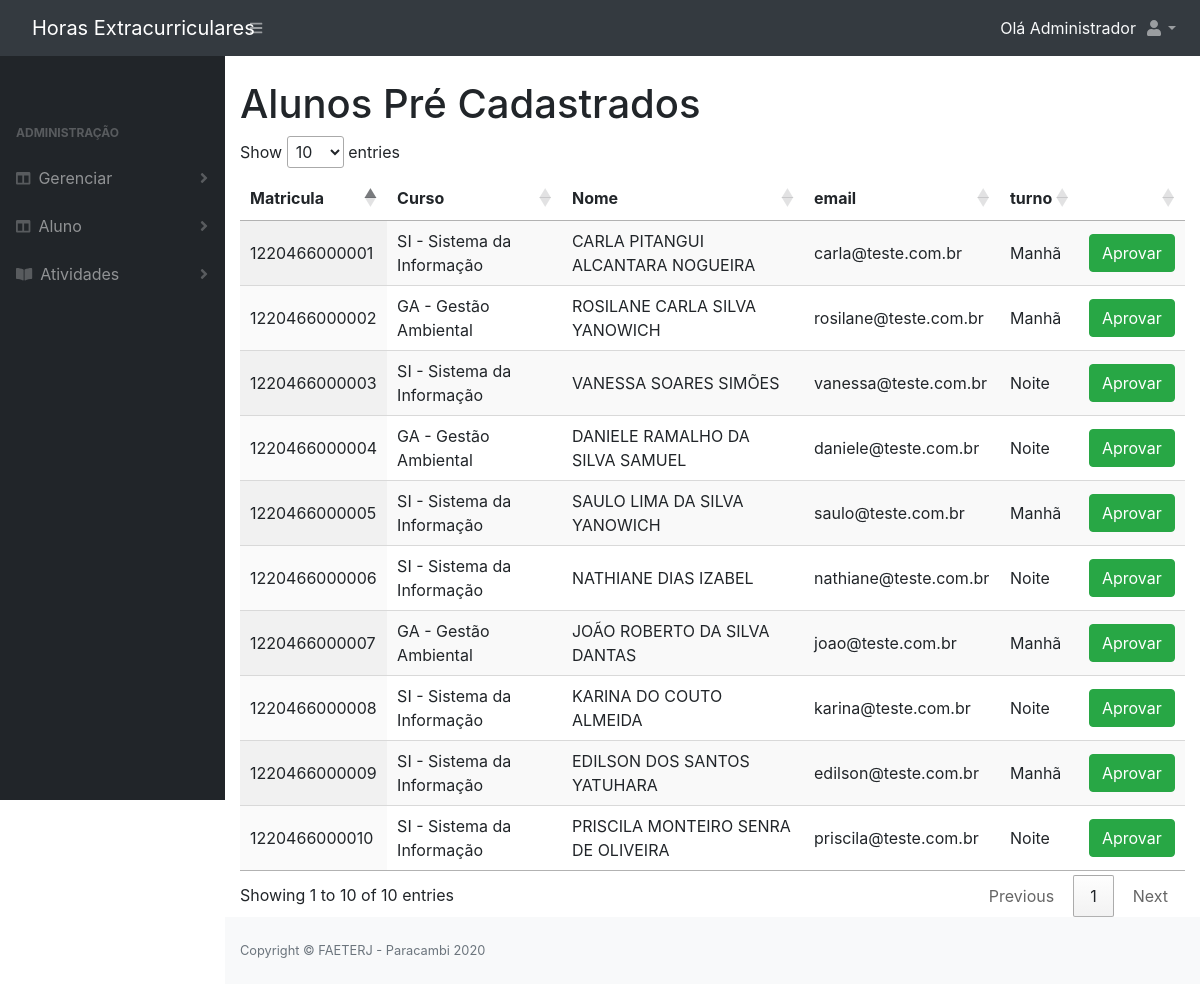
/alunoCadastrado.php (signed in), run on the app's committed database.
### tables this page shows
CREATE TABLE IF NOT EXISTS `aluno` (
  `id` INT NOT NULL AUTO_INCREMENT,
  `matricula` VARCHAR(20) NOT NULL,
  `nome` VARCHAR(100) NOT NULL,
  `email` VARCHAR(150) NOT NULL,
  `senha` VARCHAR(32) NOT NULL,
  `turno` INT NOT NULL,
  `status` TINYINT NULL DEFAULT NULL,
  `info_cadastro` VARCHAR(100) NULL DEFAULT NULL,
  `data_registro` DATETIME NOT NULL DEFAULT CURRENT_TIMESTAMP,
  `curso_id` INT NOT NULL,
  `administrador_id` INT NULL DEFAULT NULL,
  PRIMARY KEY (`id`),
   
   
  CONSTRAINT `aluno_ibfk_1`
    FOREIGN KEY (`curso_id`)
    REFERENCES `curso` (`id`),
  CONSTRAINT `aluno_ibfk_2`
    FOREIGN KEY (`administrador_id`)
    REFERENCES `administrador` (`id`));

CREATE TABLE IF NOT EXISTS `curso` (
  `id` INT NOT NULL AUTO_INCREMENT,
  `nome` VARCHAR(255) NOT NULL,
  `sigla` VARCHAR(5) NOT NULL,
  `data_registro` DATETIME NOT NULL DEFAULT CURRENT_TIMESTAMP,
  PRIMARY KEY (`id`));

### class/AlunoDao.php (called while the page is built, shortened)
<?php
require_once 'DB.php';
abstract class AlunoDao extends DB
{
    protected $table;
    public function findPreCadastrado()
    {
        $sql = "SELECT a.id, a.matricula, a.nome, a.email, a.turno, c.sigla, c.nome AS curso FROM $this->table a INNER JOIN curso c ON a.curso_id = c.id where a.status IS NULL";
        $stmt = DB::prepare($sql);
        $stmt->execute();
        return $stmt->fetchAll();
    }
}

### class/DB.php (called while the page is built, shortened)
<?php
class DB{
	private static $instance;
	public static function getInstance(){
		if(!isset(self::$instance)){
			try {
				self::$instance = new PDO('mysql:host=' . DB_HOST . ';dbname=' . DB_NAME, DB_USER, DB_PASS, array(PDO::MYSQL_ATTR_INIT_COMMAND => "SET NAMES utf8"));
				self::$instance->setAttribute( PDO::ATTR_ERRMODE, PDO::ERRMODE_EXCEPTION);
				self::$instance->setAttribute(PDO::ATTR_DEFAULT_FETCH_MODE, PDO::FETCH_OBJ);
			} catch (PDOException $e) {
				echo $e->getMessage();
			}
		}
		return self::$instance;
	}
	public static function prepare($sql){
		return self::getInstance()->prepare($sql);
	}
}

### class/Aluno.php (called while the page is built, shortened)
<?php
require_once 'AlunoDao.php';
class Aluno extends AlunoDao
{
    public function turno($id){
      if($id == 1){
        return "Manhã";
      }elseif($id == 2){
        return "Noite";
      }else{
        return '';
      }
    }
}

### alunoCadastrado.php (the view, shortened to what this page needs)
<?php
require_once 'include/topo.php';
$aluno = new Aluno();
?>
<div class="container-fluid">
    <h1>Alunos Pré Cadastrados</h1>
<table id="listar" class="display" style="width:100%">
            <thead>
                <tr>
                    <th>Matricula</th>
                    <th>Curso</th>
                    <th>Nome</th>
                    <th>email</th>
                    <th>turno</th>
                    <th></th>
                </tr>
            </thead>
            <?php foreach ($aluno->findPreCadastrado() as $key => $value) : ?>
                <tr>
                    <td><?php echo $value->matricula; ?></td>
                    <td><?php echo $value->sigla . " - " . $value->curso; ?></td>
                    <td><?php echo $value->nome; ?></td>
                    <td><?php echo $value->email; ?></td>
                    <td><?php echo $aluno->turno($value->turno); ?></td>
                    <td>
                        <button type="button" class="btn btn-success" data-toggle="modal" data-target="#aprovar" onclick="preencheDados('aprovar', <?php echo $value->id; ?>)">Aprovar</button>
                    </td>
                </tr>
            <?php endforeach;?>
</table>
</div>
<?php require_once 'include/rodape.php'?>

### data on the page
aluno: matricula "1220466000001", curso.sigla "SI", curso.nome "Sistema da Informação", nome "CARLA PITANGUI ALCANTARA NOGUEIRA", email "carla@teste.com.br", turno "Manhã"
aluno: matricula "1220466000003", curso.sigla "SI", curso.nome "Sistema da Informação", nome "VANESSA SOARES SIMÕES", email "vanessa@teste.com.br", turno "Noite"
aluno: matricula "1220466000005", curso.sigla "SI", curso.nome "Sistema da Informação", nome "SAULO LIMA DA SILVA YANOWICH", email "saulo@teste.com.br", turno "Manhã"
aluno: matricula "1220466000006", curso.sigla "SI", curso.nome "Sistema da Informação", nome "NATHIANE DIAS IZABEL", email "nathiane@teste.com.br", turno "Noite"
aluno: matricula "1220466000008", curso.sigla "SI", curso.nome "Sistema da Informação", nome "KARINA DO COUTO ALMEIDA", email "karina@teste.com.br", turno "Noite"
aluno: matricula "1220466000009", curso.sigla "SI", curso.nome "Sistema da Informação", nome "EDILSON DOS SANTOS YATUHARA", email "edilson@teste.com.br", turno "Manhã"
aluno: matricula "1220466000010", curso.sigla "SI", curso.nome "Sistema da Informação", nome "PRISCILA MONTEIRO SENRA DE OLIVEIRA", email "priscila@teste.com.br", turno "Noite"
aluno: matricula "1220466000002", curso.sigla "GA", curso.nome "Gestão Ambiental", nome "ROSILANE CARLA SILVA YANOWICH", email "rosilane@teste.com.br", turno "Manhã"
aluno: matricula "1220466000004", curso.sigla "GA", curso.nome "Gestão Ambiental", nome "DANIELE RAMALHO DA SILVA SAMUEL", email "daniele@teste.com.br", turno "Noite"
aluno: matricula "1220466000007", curso.sigla "GA", curso.nome "Gestão Ambiental", nome "JOÃO ROBERTO DA SILVA DANTAS", email "joao@teste.com.br", turno "Manhã"

### other printed values
strtok($_SESSION['nome'], ' ') "Administrador"
